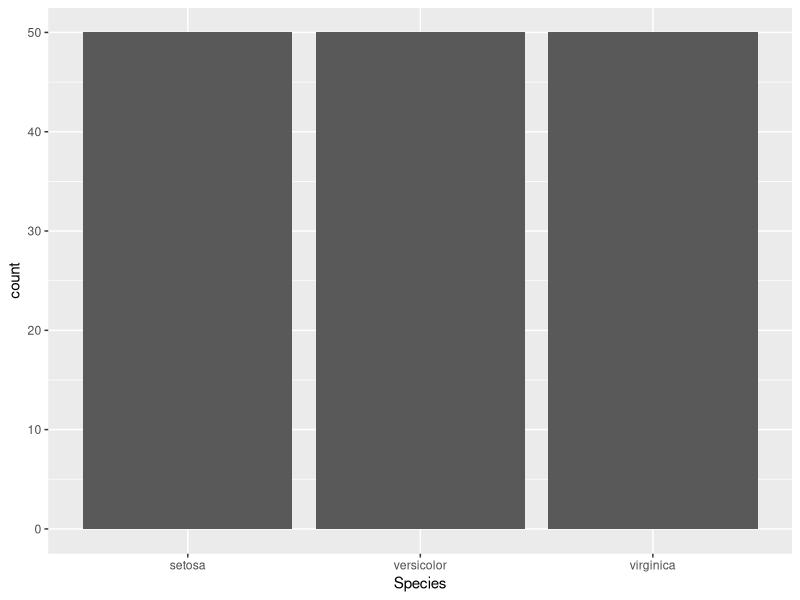
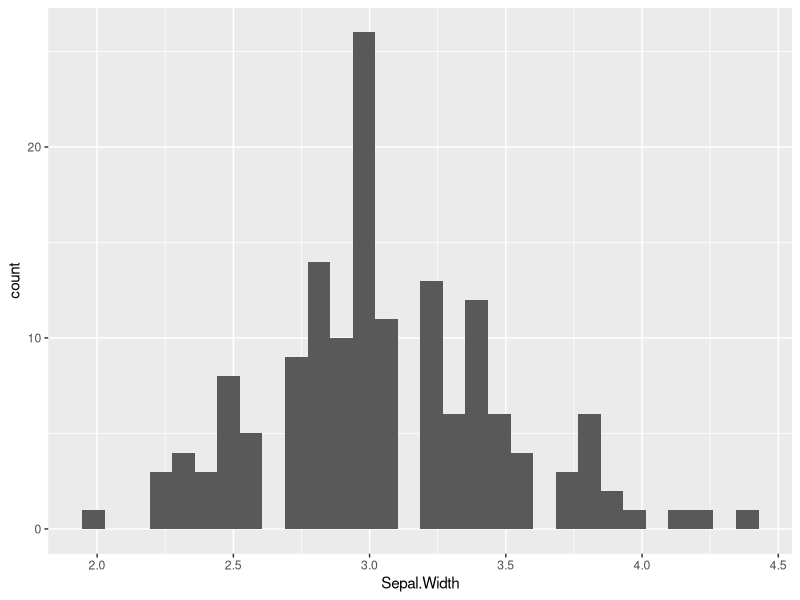
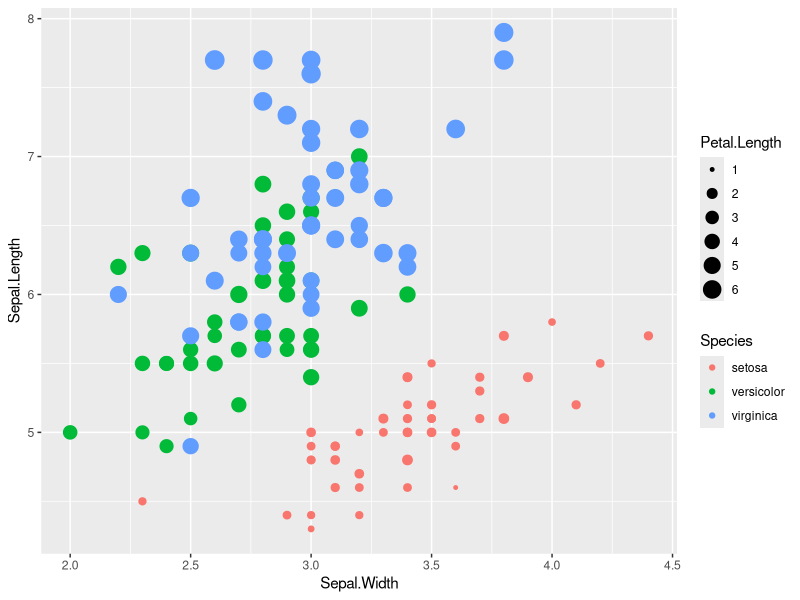
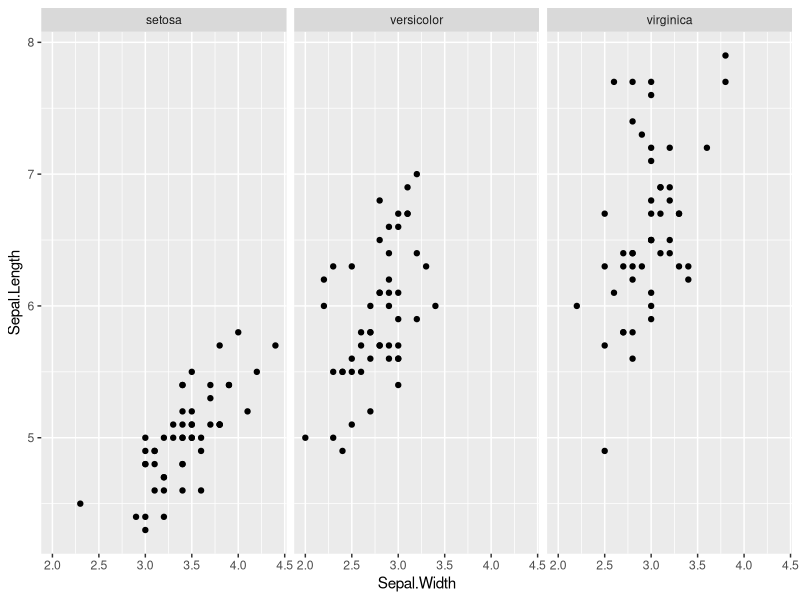
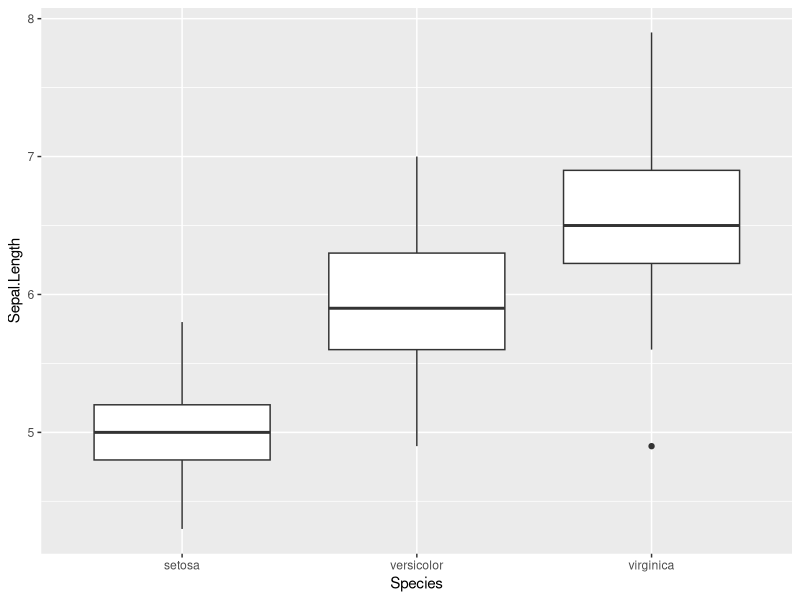

Reproduce these figures in R, in order.
## ---- chunk 1
library(ggplot2)
library(dplyr)

## ---- chunk 2
head(iris)
## ---- chunk 3
ggplot(data=iris,aes(x=Species))+geom_bar()
## ---- chunk 4
ggplot(data=iris,aes(x=Sepal.Width))+geom_histogram()
## ---- chunk 5
ggplot(data=iris,aes(x=Sepal.Width,y=Sepal.Length,color=Species,size=Petal.Length))+geom_point()
## ---- chunk 6
ggplot(data=iris,aes(x=Sepal.Width,y=Sepal.Length))+geom_point()+facet_wrap(~Species)
## ---- chunk 7
ggplot(data=iris,aes(x=Species,y=Sepal.Length))+geom_boxplot()
